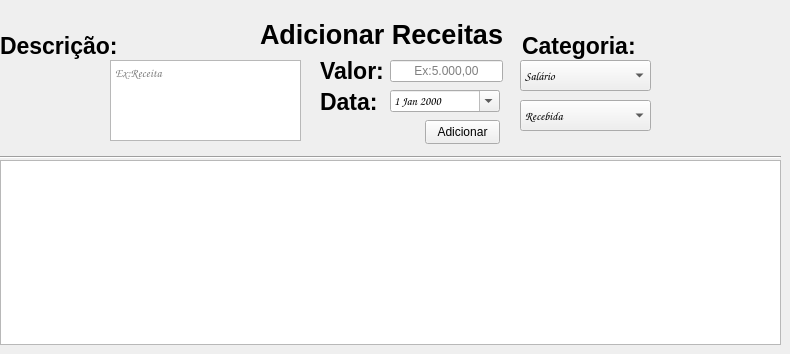
     <widget class="QWidget" name="pg_receita">
      <widget class="QLineEdit" name="LE_valor_receita">
       <property name="geometry">
        <rect>
         <x>390</x>
         <y>60</y>
         <width>113</width>
         <height>22</height>
        </rect>
       </property>
       <property name="font">
        <font>
         <pointsize>9</pointsize>
        </font>
       </property>
       <property name="styleSheet">
        <string notr="true"/>
       </property>
       <property name="inputMethodHints">
        <set>Qt::ImhNone</set>
       </property>
       <property name="inputMask">
        <string>99999999999</string>
       </property>
       <property name="maxLength">
        <number>11</number>
       </property>
       <property name="alignment">
        <set>Qt::AlignCenter</set>
       </property>
       <property name="placeholderText">
        <string>Ex:5.000,00</string>
       </property>
       <property name="cursorMoveStyle">
        <enum>Qt::LogicalMoveStyle</enum>
       </property>
       <property name="clearButtonEnabled">
        <bool>true</bool>
       </property>
      </widget>
      <widget class="QLabel" name="label_descricao">
       <property name="geometry">
        <rect>
         <x>0</x>
         <y>30</y>
         <width>121</width>
         <height>31</height>
        </rect>
       </property>
       <property name="font">
        <font>
         <family>Arial</family>
         <pointsize>17</pointsize>
         <bold>true</bold>
        </font>
       </property>
       <property name="text">
        <string>Descrição:</string>
       </property>
      </widget>
      <widget class="QTextEdit" name="TE_descricao_receita">
       <property name="geometry">
        <rect>
         <x>110</x>
         <y>60</y>
         <width>191</width>
         <height>81</height>
        </rect>
       </property>
       <property name="font">
        <font>
         <family>Comic Sans MS</family>
        </font>
       </property>
       <property name="placeholderText">
        <string>Ex:Receita</string>
       </property>
      </widget>
      <widget class="QLabel" name="label_valor">
       <property name="geometry">
        <rect>
         <x>320</x>
         <y>55</y>
         <width>81</width>
         <height>31</height>
        </rect>
       </property>
       <property name="font">
        <font>
         <family>Arial</family>
         <pointsize>17</pointsize>
         <bold>true</bold>
        </font>
       </property>
       <property name="text">
        <string>Valor:</string>
       </property>
      </widget>
      <widget class="QLabel" name="label_data">
       <property name="geometry">
        <rect>
         <x>320</x>
         <y>86</y>
         <width>61</width>
         <height>31</height>
        </rect>
       </property>
       <property name="font">
        <font>
         <family>Arial</family>
         <pointsize>17</pointsize>
         <bold>true</bold>
        </font>
       </property>
       <property name="text">
        <string>Data:</string>
       </property>
      </widget>
      <widget class="QDateEdit" name="DE_data_receita">
       <property name="geometry">
        <rect>
         <x>390</x>
         <y>90</y>
         <width>110</width>
         <height>22</height>
        </rect>
       </property>
       <property name="font">
        <font>
         <family>Comic Sans MS</family>
        </font>
       </property>
       <property name="maximumDateTime">
        <datetime>
         <hour>20</hour>
         <minute>59</minute>
         <second>59</second>
         <year>2023</year>
         <month>12</month>
         <day>31</day>
        </datetime>
       </property>
       <property name="minimumDateTime">
        <datetime>
         <hour>0</hour>
         <minute>0</minute>
         <second>0</second>
         <year>2000</year>
         <month>1</month>
         <day>1</day>
        </datetime>
       </property>
       <property name="calendarPopup">
        <bool>true</bool>
       </property>
       <property name="timeSpec">
        <enum>Qt::LocalTime</enum>
       </property>
      </widget>
      <widget class="QLabel" name="label_categoria">
       <property name="geometry">
        <rect>
         <x>522</x>
         <y>30</y>
         <width>121</width>
         <height>31</height>
        </rect>
       </property>
       <property name="font">
        <font>
         <family>Arial</family>
         <pointsize>17</pointsize>
         <bold>true</bold>
        </font>
       </property>
       <property name="text">
        <string>Categoria:</string>
       </property>
      </widget>
      <widget class="QComboBox" name="CB_salario_receita">
       <property name="geometry">
        <rect>
         <x>520</x>
         <y>60</y>
         <width>131</width>
         <height>31</height>
        </rect>
       </property>
       <property name="font">
        <font>
         <family>Comic Sans MS</family>
        </font>
       </property>
       <item>
        <property name="text">
         <string>Salário</string>
        </property>
        <property name="icon">
         <iconset>
          <normaloff>:/icons/carteira-hover.png</normaloff>:/icons/carteira-hover.png</iconset>
        </property>
       </item>
       <item>
        <property name="text">
         <string>Comissão</string>
        </property>
        <property name="icon">
         <iconset>
          <normaloff>:/icons/carteira-hover.png</normaloff>:/icons/carteira-hover.png</iconset>
        </property>
       </item>
       <item>
        <property name="text">
         <string>Investimentos</string>
        </property>
        <property name="icon">
         <iconset>
          <normaloff>:/icons/carteira-hover.png</normaloff>:/icons/carteira-hover.png</iconset>
        </property>
       </item>
      </widget>
      <widget class="QComboBox" name="CB_tipo_receita">
       <property name="geometry">
        <rect>
         <x>520</x>
         <y>100</y>
         <width>131</width>
         <height>31</height>
        </rect>
       </property>
       <property name="font">
        <font>
         <family>Comic Sans MS</family>
        </font>
       </property>
       <item>
        <property name="text">
         <string>Recebida</string>
        </property>
       </item>
       <item>
        <property name="text">
         <string>Recorrente</string>
        </property>
       </item>
      </widget>
      <widget class="Line" name="line">
       <property name="geometry">
        <rect>
         <x>0</x>
         <y>156</y>
         <width>781</width>
         <height>2</height>
        </rect>
       </property>
       <property name="orientation">
        <enum>Qt::Horizontal</enum>
       </property>
      </widget>
      <widget class="QLabel" name="label_adicionar_receita">
       <property name="geometry">
        <rect>
         <x>260</x>
         <y>17</y>
         <width>251</width>
         <height>35</height>
        </rect>
       </property>
       <property name="font">
        <font>
         <family>Arial</family>
         <pointsize>20</pointsize>
         <italic>false</italic>
         <bold>true</bold>
        </font>
       </property>
       <property name="text">
        <string>Adicionar Receitas</string>
       </property>
      </widget>
      <widget class="QPushButton" name="PB_adicionar_valores_receita">
       <property name="geometry">
        <rect>
         <x>425</x>
         <y>120</y>
         <width>75</width>
         <height>24</height>
        </rect>
       </property>
       <property name="text">
        <string>Adicionar</string>
       </property>
      </widget>
      <widget class="QTableWidget" name="TW_tabela_receita">
       <property name="geometry">
        <rect>
         <x>0</x>
         <y>160</y>
         <width>781</width>
         <height>185</height>
        </rect>
       </property>
       <property name="rowCount">
        <number>0</number>
       </property>
       <attribute name="horizontalHeaderCascadingSectionResizes">
        <bool>false</bool>
       </attribute>
       <attribute name="horizontalHeaderStretchLastSection">
        <bool>true</bool>
       </attribute>
       <attribute name="verticalHeaderVisible">
        <bool>false</bool>
       </attribute>
      </widget>
     </widget>
